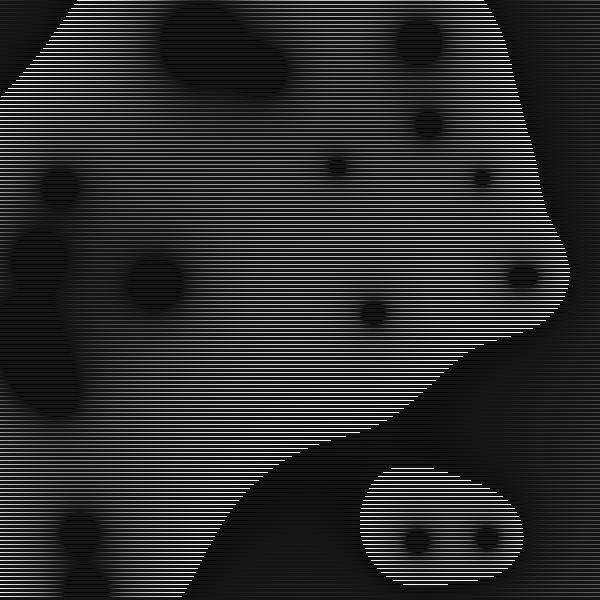
Frame 1 (no input)
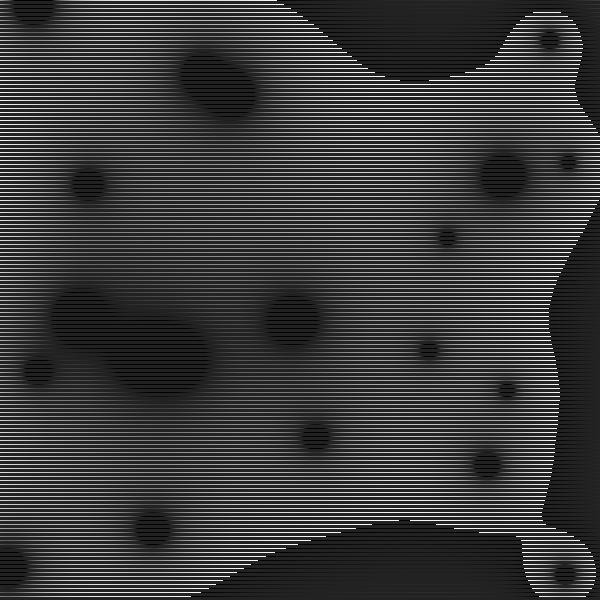
Frame 60 (no input)
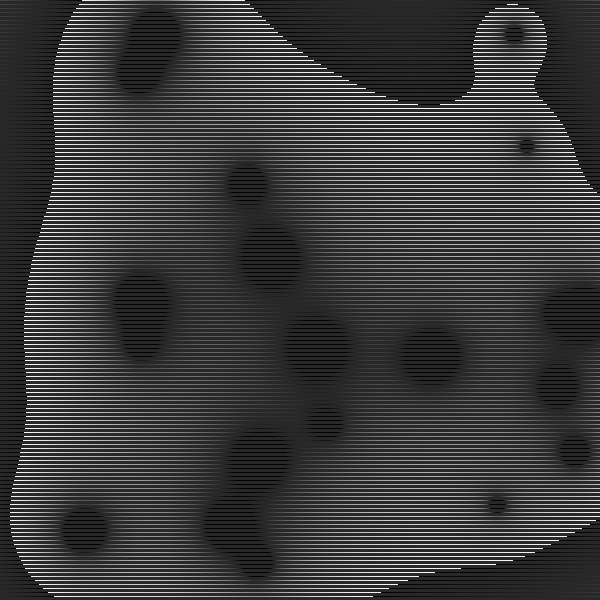
Frame 120 (the mouse pressed at the canvas centre since frame 60)

The p5.js sketch that drew these frames (run headless with seeded random() and noise() and a simulated clock; from frame 60 on, the mouse is pressed at the canvas centre):

// p5.js sketch
// ── sketch.js
// 2D metaball field via pixel manipulation

let metaballs = [];

function setup() {
  createCanvas(600, 600);
  pixelDensity(1);
  noStroke();

  for (let i = 0; i < 20; i++) {
    metaballs.push(new Metaball(random(width), random(height)));
  }
}

function draw() {
  background(noise(frameCount) * 50);
  loadPixels();
  const w = width;
  for (let x = 0; x < w; x += 1) {
    for (let y = 0; y < height; y += 4) {
      let sum = 0;
      for (const mb of metaballs) {
        const dx = mb.loc.x - x;
        const dy = mb.loc.y - y;
        const d = Math.sqrt(dx * dx + dy * dy);
        if (d > 0) sum += (2 * mb.r) / d;
      }
      const col = map(sum, 0, 100, 255, 100);
      const v = ((col % 125) * 2) | 0;
      // p5 pixel layout is RGBA
      const idx = 4 * (x + y * w);
      pixels[idx] = v;
      pixels[idx + 1] = v;
      pixels[idx + 2] = v;
      pixels[idx + 3] = 255;
    }
  }
  updatePixels();

  for (const mb of metaballs) mb.update();
}

class Metaball {
  constructor(x, y) {
    this.loc = createVector(x, y);
    this.vel = p5.Vector.random2D();
    this.vel.mult(random(1, 3));
    this.r = random(100, 1000);
  }

  update() {
    this.loc.add(this.vel);
    if (this.loc.x > width || this.loc.x < 0) this.vel.x *= -random(0.5, 1.5);
    if (this.loc.y > height || this.loc.y < 0) this.vel.y *= -random(0.5, 1.5);
  }
}
